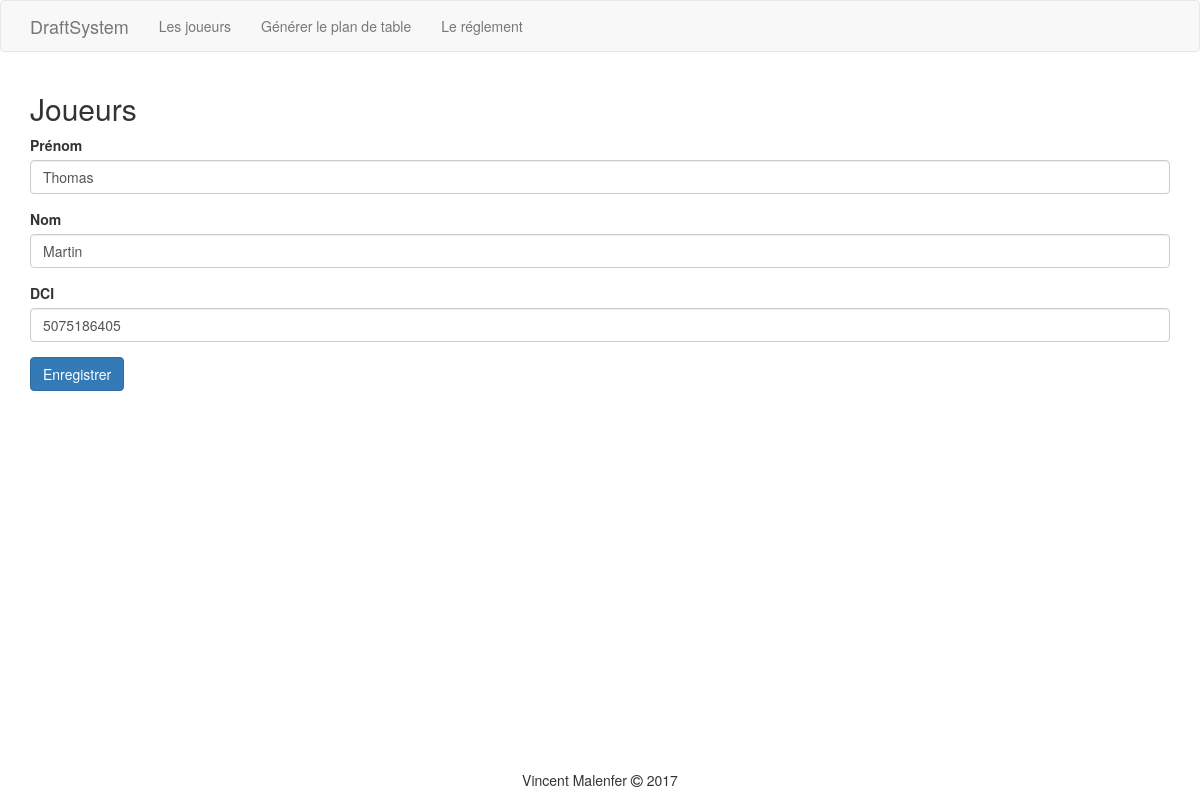
The page /player-edit.php?id=22 on the database its author committed.
### tables this page shows
CREATE TABLE `player` (
  `id` int(11) NOT NULL,
  `prenom` varchar(50) NOT NULL,
  `nom` varchar(100) NOT NULL,
  `dci` varchar(255) NOT NULL
);

### player-edit.php (called while the page is built, shortened)
<?php
$player = new Player();
$errors = [];
if (!empty($_POST)) {
	if (!Player::ValidatePrenom($_POST['prenom'], $msg)) {
		$errors['prenom'] = $msg;
	}
	if (!Player::ValidateNom($_POST['nom'], $msg)) {
		$errors['nom'] = $msg;
	}
	if (!Player::ValidateDci($_POST['dci'], $msg)) {
		$errors['dci'] = $msg;
	}
	$player
		->setPrenom($_POST['prenom'])
		->setNom($_POST['nom'])
		->setDci($_POST['dci'])
	;
	if (!empty($_POST['id'])) {
		$player->setId($_POST['id']);
	}
	if (empty($errors)) {
		$player->save();
		$_SESSION['msg'] = "Le joueur a bien été enregistré";
		header('Location: player.php');
	}
} elseif (isset($_GET['id'])) {
	$player = Player::find($_GET['id']);
}
require 'view/player-edit.php';

### Model/Player.php (called while the page is built, shortened)
<?php
class Player
{
	private $prenom;
	private $nom;
	private $dci;
	public function getPrenom()
	{
		return $this->prenom;
	}
	public function getNom()
	{
		return $this->nom;
	}
	public function getDci()
	{
		return $this->dci;
	}
	public static function find($id)
	{
		$cnx = Cnx::getInstance();
		$stmt = $cnx->query('SELECT * FROM player WHERE id=' . $id);
		return $stmt->fetchObject(self::class);
	}
}

### View/player-edit.php (the view, shortened to what this page needs)
<?php
require 'layout/top.php';
?>
<h2>Joueurs</h2>
<form method="post">
	<div class="form-group <?php if (isset($errors['prenom'])) { echo 'has-error'; } ?>">
		<label>Prénom</label>
		<input type="text" name="prenom" class="form-control" value="<?= htmlentities($player->getPrenom()); ?>" />
	</div>
	<div class="form-group <?php if (isset($errors['nom'])) { echo 'has-error'; } ?>">
		<label>Nom</label>
		<input type="text" name="nom" class="form-control" value="<?= htmlentities($player->getNom()); ?>" />
	</div>
	<div class="form-group <?php if (isset($errors['dci'])) { echo 'has-error'; } ?>">
		<label>DCI</label>
		<input type="text" name="dci" class="form-control" value="<?= htmlentities($player->getDci()); ?>" />
	</div>
	<button type="submit" class="btn btn-primary">Enregistrer</button>
</form>
<?php
require 'layout/bottom.php';
?>

### assets/css/style.css (style rules this page uses)
html { height: 100%; }
body { position: relative; min-height: 100%; margin: 0; padding: 0; padding-bottom: 3em; }
* { box-sizing: border-box; }

### rows shown on the page
player: prenom "Thomas", nom "Martin", dci "5075186405"
